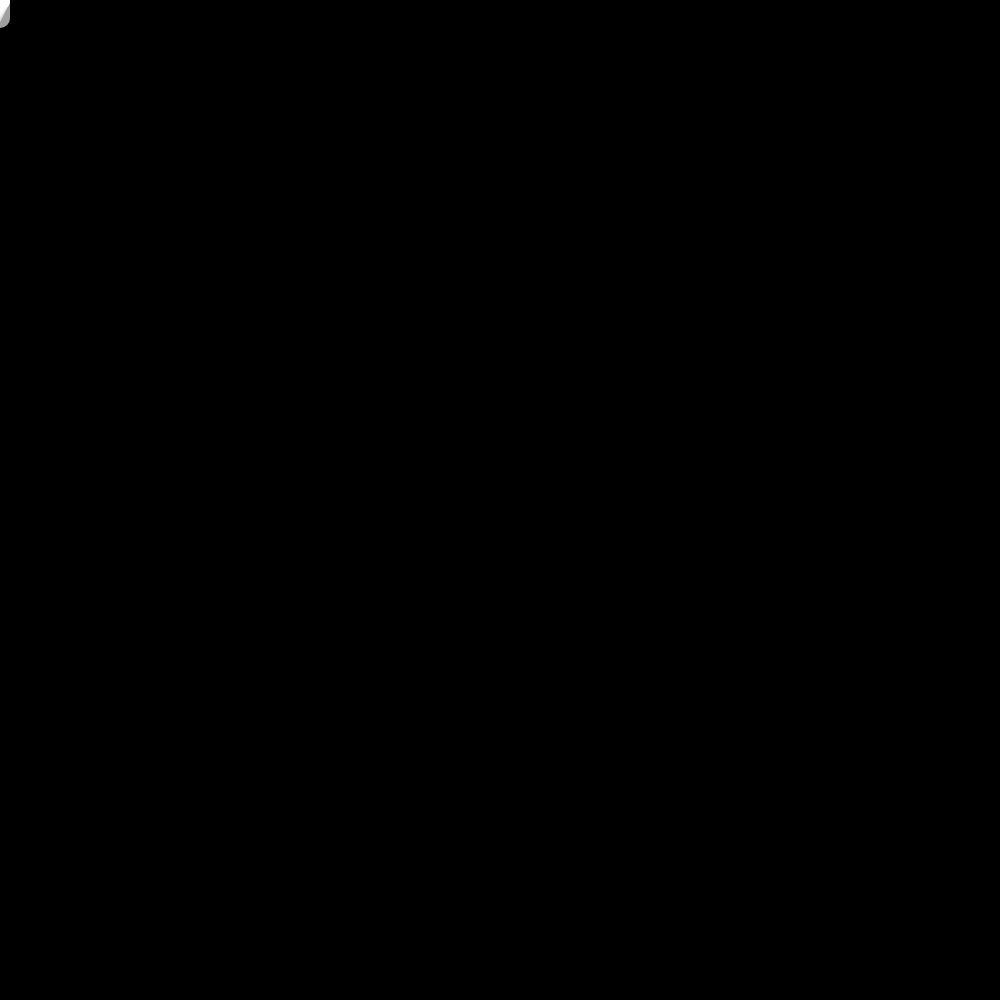
Frame 1 (no input)
Frame 60 (no input): identical to frame 1, image omitted
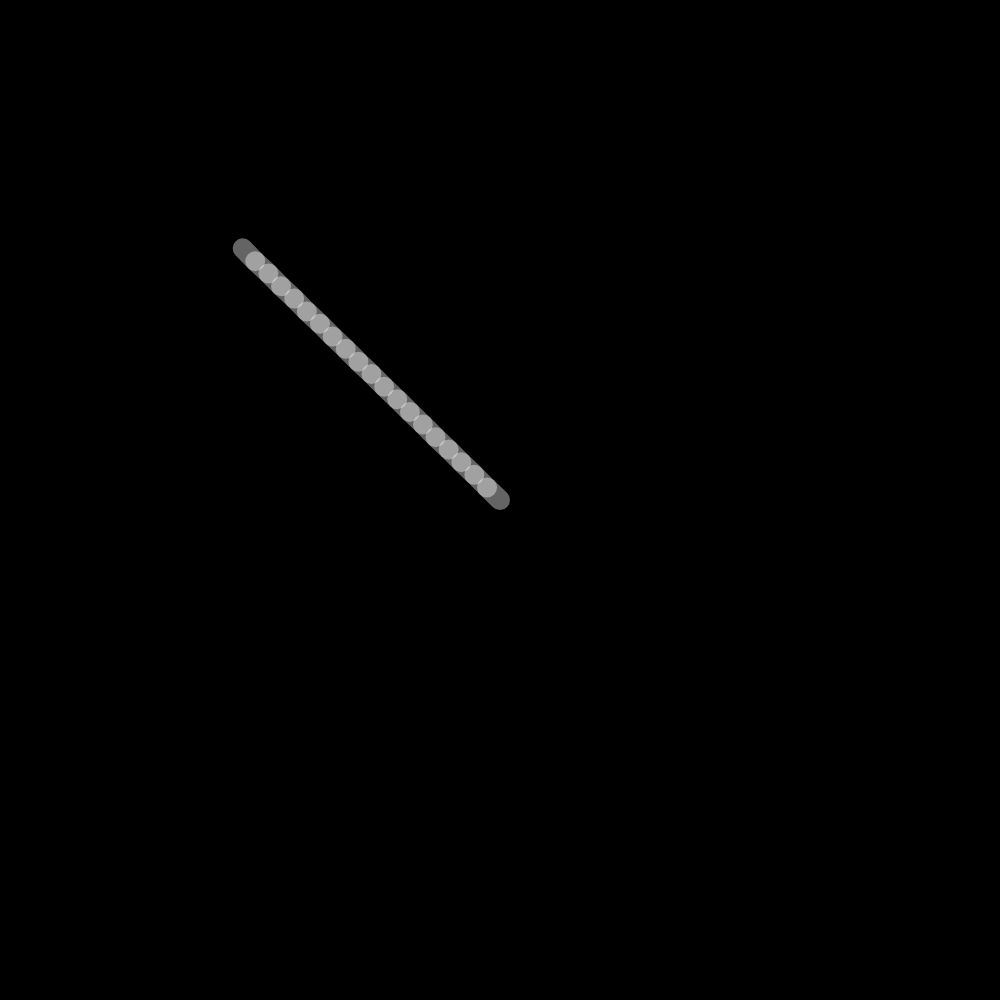
Frame 120 (the mouse pressed at the canvas centre since frame 60)

The p5.js sketch that drew these frames (run headless with seeded random() and noise() and a simulated clock; from frame 60 on, the mouse is pressed at the canvas centre):

// p5.js sketch
// ── sketch.js
var x = [],
  y = [],
  segNum = 20,
  segLength = 18;

for (var i = 0; i < segNum; i++) {
  x[i] = 0;
  y[i] = 0;
}

function setup() {
  createCanvas(1000, 1000);
  strokeWeight(20);
  stroke(255, 100);
  
}

function draw() {
  background(0);
  dragSegment(0, mouseX, mouseY);
  for( var i=0; i<x.length-1; i++) {
    dragSegment(i+1, x[i], y[i]);
  }
}

function dragSegment(i, xin, yin) {
  var dx = xin - x[i];
  var dy = yin - y[i];
  var angle = atan2(dy, dx);
  x[i] = xin - cos(angle) * segLength;
  y[i] = yin - sin(angle) * segLength;
  segment(x[i], y[i], angle);
}

function segment(x, y, a) {
  push();
  translate(x, y);
  rotate(a);
  line(0, 0, segLength, 0);
  pop();
}

function callPlanet(){
  this.render();
  this.update();
}
  
function planet(a,b) {
  this.loc = createVector(a, b);
  this.vel = createVector(random(-5,5),random(-5,5));
  this.acc = createVector(random(-0.25,0.25), random(-0.25,0.25));
  this.clr = color(0,0,0,0);
}

this.render = function(){
  fill(this.clr);
  ellipse(a,b,5,5);
}

this.update = function(){
  this.loc.add(this.vel);
  this.vel.add(this.acc);
}

this.checkEdges = function()  {
    if(this.id < 0){
      if (this.loc.x > width) this.loc.x = 0;
      if (this.loc.x <0 ) this.loc.x = width;
      if (this.loc.y > height) this.loc.y = 0;
      if (this.loc.y <0) this.loc.y = height;
      
    }else{
      if (this.loc.x > width  || this.loc.x < 0) this.vel.x  = -this.vel.x
      if (this.loc.y > height  || this.loc.y < 0) this.vel.y =  -this.vel.y;
    }
}
